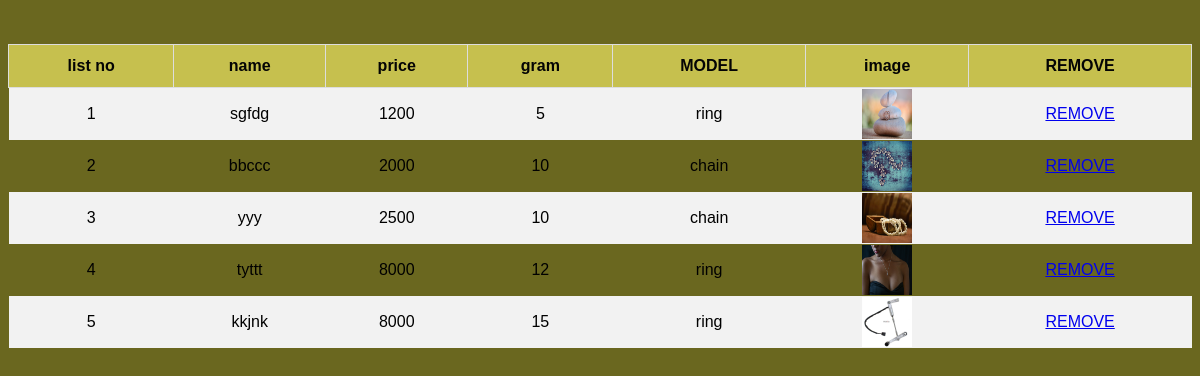
Page /jwd/ on the committed database.
### myapp/models.py (models this page shows)
class jew(models.Model):
    name=models.CharField(max_length=200,null=True)
    price=models.CharField(max_length=200,null=True)
    gram=models.IntegerField(null=True)
    image = models.ImageField(null=True,blank=True,upload_to ="images/")
    mod = models.CharField(max_length=6, choices=COLOR_CHOICES, default='CHAIN')

### myapp/views.py (the view)
# urls.py: path("jwd/",views.jwd,name="jwd"),
def jwd(request):
  cr = jew.objects.all()
  return render(request,'jwd.html',{'cr':cr})

### templates/jwd.html (shortened to what this page needs)
  <html>
      <body>
        <h1></h1><br><br>
          <form method="POST" enctype="multipart/form-data">
          <table><tr>
              <th>list no</th>
              <th>name</th>
              <th>price</th>
              <th>gram</th>
              <th>MODEL</th>
              <th>image</th>
              <th>REMOVE</th>
              </tr>
              {% for i in cr %}
              <tr>
                  <td>{{ forloop.counter }}</td>
                  <td>{{ i.name}}</td>
                  <td>{{ i.price}}</td>
                  <td>{{ i.gram}}</td>
                  <td>{{ i.mod}}</td>
                  <td><img src="{{ i.image.url }}" alt='' width='50' height="50"></td>
                  <td><a href="{% url 'dele' i.id %}" class="btn btn-warning">REMOVE</a></td>
              </tr>
              {% endfor %}
          </table>
      </form>
      </body>
  </html>

### templates/jwd.html (style rules this page uses)
body { background-color: rgb(106, 103, 31); }
table { font-family: Arial, Helvetica, sans-serif; border-collapse: collapse; width: 100%; }
td { text-align: center; }
th { border: 1px solid #ddd; padding: 8px; text-align: center; }
tr:nth-child(even) { background-color: #f2f2f2; }
th { padding-top: 12px; padding-bottom: 12px; text-align: center; background-color: #f0e964af; color: rgb(4, 4, 4); }

### rows in the picture
jew: name "sgfdg", price "1200", gram "5", mod "ring", image (picture)
jew: name "bbccc", price "2000", gram "10", mod "chain", image (picture)
jew: name "yyy", price "2500", gram "10", mod "chain", image (picture)
jew: name "tyttt", price "8000", gram "12", mod "ring", image (picture)
jew: name "kkjnk", price "8000", gram "15", mod "ring", image (picture)
